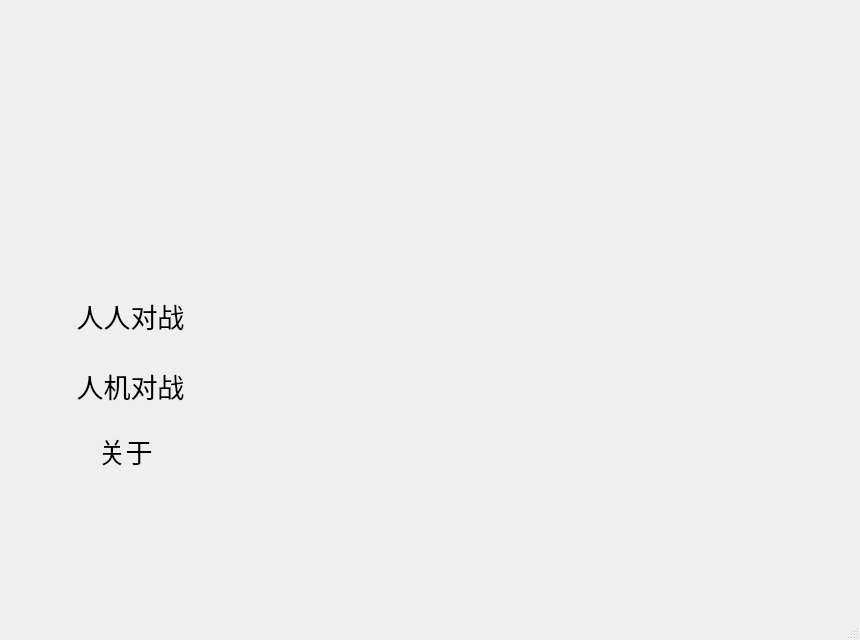
<?xml version="1.0" encoding="UTF-8"?>
<ui version="4.0">
 <class>MainWindow</class>
 <widget class="QMainWindow" name="MainWindow">
  <property name="geometry">
   <rect>
    <x>0</x>
    <y>0</y>
    <width>860</width>
    <height>640</height>
   </rect>
  </property>
  <property name="windowTitle">
   <string>MainWindow</string>
  </property>
  <widget class="QWidget" name="centralwidget">
   <widget class="QLabel" name="label">
    <property name="geometry">
     <rect>
      <x>0</x>
      <y>0</y>
      <width>860</width>
      <height>640</height>
     </rect>
    </property>
    <property name="text">
     <string/>
    </property>
    <property name="pixmap">
     <pixmap>../image/banner.jpg</pixmap>
    </property>
    <property name="scaledContents">
     <bool>true</bool>
    </property>
   </widget>
   <widget class="QPushButton" name="pushButton">
    <property name="geometry">
     <rect>
      <x>50</x>
      <y>290</y>
      <width>161</width>
      <height>51</height>
     </rect>
    </property>
    <property name="font">
     <font>
      <family>华文楷体</family>
      <pointsize>20</pointsize>
     </font>
    </property>
    <property name="text">
     <string>人人对战</string>
    </property>
    <property name="flat">
     <bool>true</bool>
    </property>
   </widget>
   <widget class="QPushButton" name="pushButton_2">
    <property name="geometry">
     <rect>
      <x>60</x>
      <y>360</y>
      <width>141</width>
      <height>51</height>
     </rect>
    </property>
    <property name="font">
     <font>
      <family>华文楷体</family>
      <pointsize>20</pointsize>
     </font>
    </property>
    <property name="text">
     <string>人机对战</string>
    </property>
    <property name="flat">
     <bool>true</bool>
    </property>
   </widget>
   <widget class="QPushButton" name="pushButton_3">
    <property name="geometry">
     <rect>
      <x>70</x>
      <y>430</y>
      <width>111</width>
      <height>41</height>
     </rect>
    </property>
    <property name="font">
     <font>
      <family>华文楷体</family>
      <pointsize>20</pointsize>
     </font>
    </property>
    <property name="text">
     <string>关于</string>
    </property>
    <property name="flat">
     <bool>true</bool>
    </property>
   </widget>
  </widget>
  <widget class="QMenuBar" name="menubar">
   <property name="geometry">
    <rect>
     <x>0</x>
     <y>0</y>
     <width>860</width>
     <height>26</height>
    </rect>
   </property>
  </widget>
  <widget class="QStatusBar" name="statusbar"/>
 </widget>
 <resources/>
 <connections/>
</ui>
